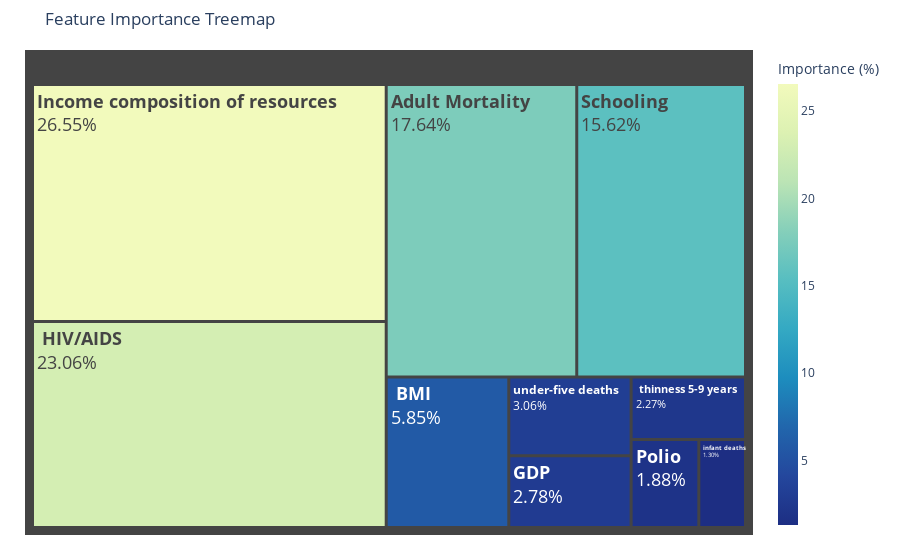

Here is the notebook cell this chart was saved with:
### Code cell
import plotly.express as px
import seaborn as sns
import matplotlib.colors as mcolors

# Convert importance to percentages
# feature_importance_df["Importance"] *= 100  

# Generate and convert Seaborn color palette to hex
colors = sns.color_palette("YlGnBu", len(feature_importance_df))[::-1]  # Reverse order
hex_colors = [mcolors.rgb2hex(color) for color in colors]

# Create Treemap with Plotly
fig = px.treemap(
    feature_importance_df, 
    path=["Feature"], 
    values="Importance",
    color="Importance",
    color_continuous_scale=hex_colors,
    title="Feature Importance Treemap",
    hover_data={"Importance": ":.2f%"},
    labels={"Importance": "Importance (%)"}
)

# Update layout and remove gray borders
fig.update_layout(
    margin=dict(t=50, l=25, r=25, b=25),
    coloraxis_colorbar=dict(
        title="Importance (%)",
        tickformat=".1f%",
        thickness=20
    )
)

# Remove gray borders & improve text display
fig.update_traces(
    texttemplate='<b>%{label}</b><br>%{value:.2f}%',
    textfont=dict(size=18),
    marker=dict(
        line=dict(width=0)  # Set border width to 0 (removes gray borders)
    ),
    hovertemplate='<b>%{label}</b><br>Importance: %{value:.2f}%<extra></extra>'
)

fig.show()

### Figure 1 — Plotly figure (JSON) as saved in the notebook; plotly's stock layout.template omitted (floating-point values rounded to 4 significant figures)
{"data": [{"branchvalues": "total", "customdata": [[26.55], [23.06], [17.64], [15.62], [5.845], [3.055], [2.778], [2.27], [1.885], [1.299]], "domain": {"x": [0, 1], "y": [0, 1]}, "hovertemplate": "<b>%{label}</b><br>Importance: %{value:.2f}%<extra></extra>", "ids": ["Income composition of resources", " HIV/AIDS", "Adult Mortality", "Schooling", " BMI ", "under-five deaths ", "GDP", " thinness 5-9 years", "Polio", "infant deaths"], "labels": ["Income composition of resources", " HIV/AIDS", "Adult Mortality", "Schooling", " BMI ", "under-five deaths ", "GDP", " thinness 5-9 years", "Polio", "infant deaths"], "marker": {"coloraxis": "coloraxis", "colors": [26.55, 23.06, 17.64, 15.62, 5.845, 3.055, 2.778, 2.27, 1.885, 1.299], "line": {"width": 0}}, "name": "", "parents": ["", "", "", "", "", "", "", "", "", ""], "textfont": {"size": 18}, "texttemplate": "<b>%{label}</b><br>%{value:.2f}%", "type": "treemap", "values": [26.55, 23.06, 17.64, 15.62, 5.845, 3.055, 2.778, 2.27, 1.885, 1.299]}], "layout": {"coloraxis": {"colorbar": {"thickness": 20, "tickformat": ".1f%", "title": {"text": "Importance (%)"}}, "colorscale": [[0, "#1d2e83"], [0.1111, "#24479d"], [0.2222, "#2166ac"], [0.3333, "#1d8dbe"], [0.4444, "#34a9c3"], [0.5556, "#57bec1"], [0.6667, "#85cfba"], [0.7778, "#bbe4b5"], [0.8889, "#dcf1b2"], [1, "#f2fabc"]]}, "legend": {"tracegroupgap": 0}, "margin": {"b": 25, "l": 25, "r": 25, "t": 50}, "title": {"text": "Feature Importance Treemap"}}}
